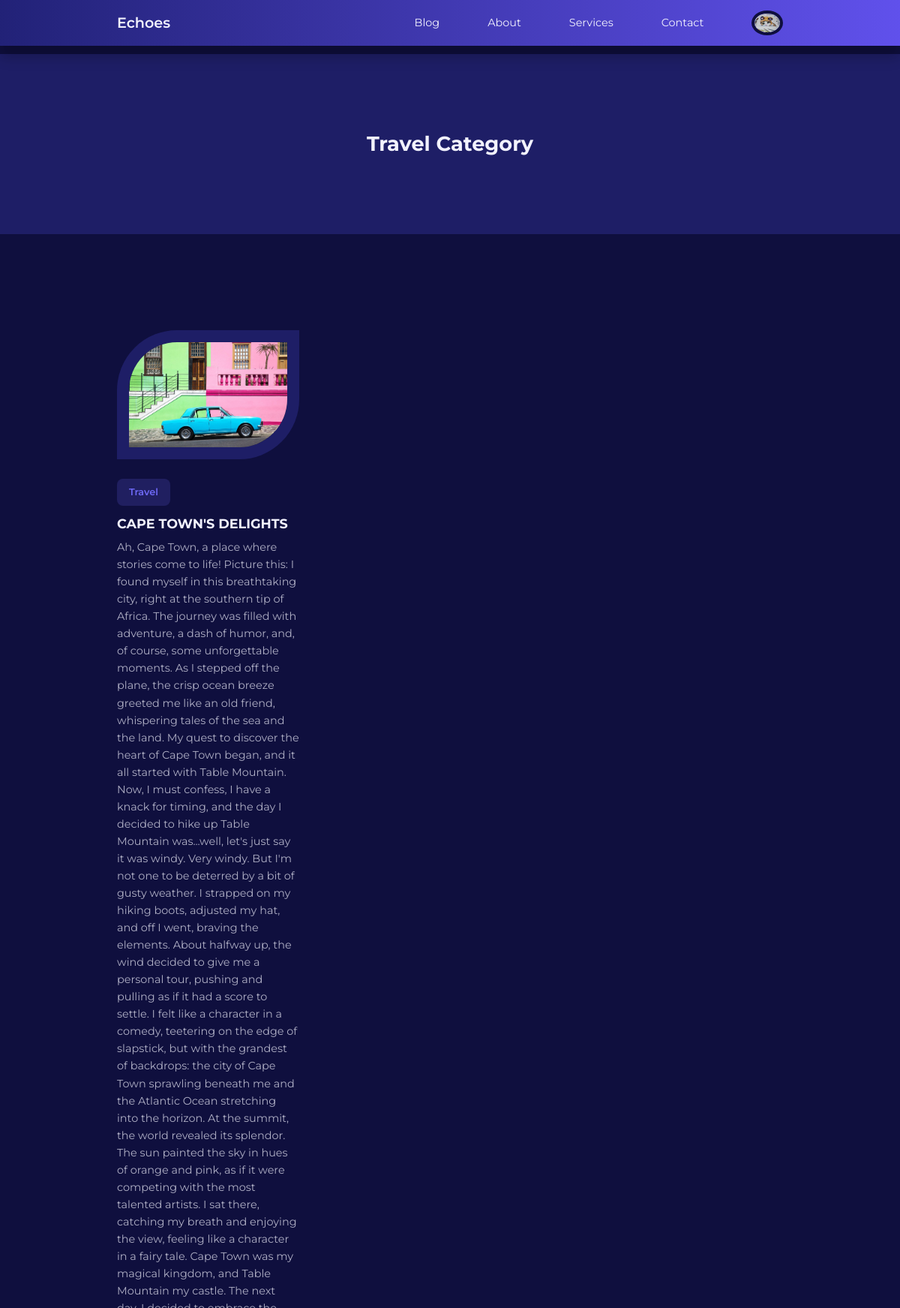
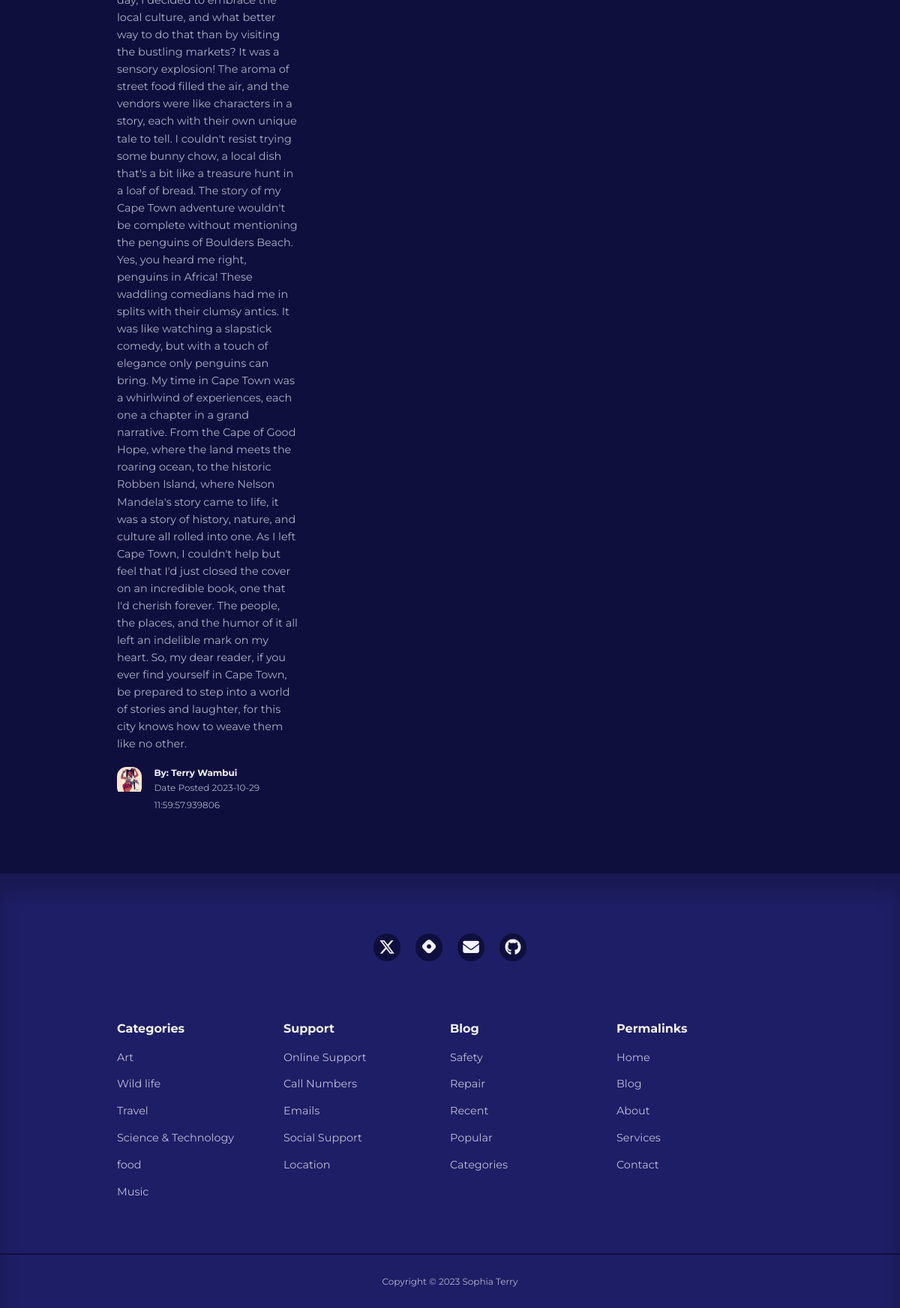
The page /category/Travel (signed in) on the database its author committed (2 pictures, top to bottom).
### app/models.py (models this page shows, shortened)
class User(UserMixin, db.Model):
    id = db.Column(db.Integer, primary_key=True)
    username = db.Column(db.String(100), index=True, unique=True)
    email = db.Column(db.String(120), index=True, unique=True)
    password_hash = db.Column(db.String(128))
    role = db.Column(db.String(3))
    picture = db.Column(db.String(120), nullable=True)
    posts = db.relationship('Post', backref='author', lazy='dynamic')
    about_me = db.Column(db.String(140))
    last_seen = db.Column(db.DateTime, default=datetime.utcnow)
    followed = db.relationship(
        'User', secondary=followers,
        primaryjoin=(followers.c.follower_id == id),
        secondaryjoin=(followers.c.followed_id == id),
        backref=db.backref('followers', lazy='dynamic'), lazy='dynamic'
    )

class Category(db.Model):
    id = db.Column(db.Integer, primary_key=True)
    name = db.Column(db.String(20), unique=True, nullable=False)

class Post(db.Model):
    id = db.Column(db.Integer, primary_key=True)
    title = db.Column(db.String(120))
    content = db.Column(db.Text)
    image = db.Column(db.String(120), nullable=True)
    timestamp = db.Column(db.DateTime, index=True, default=datetime.utcnow)
    user_id = db.Column(db.Integer, db.ForeignKey('user.id', name='fk_user_id'))
    category_id = db.Column(db.Integer, db.ForeignKey('category.id', name='fk_category_id'))
    category = db.relationship('Category', backref=db.backref('posts', lazy=True))

### app/routes.py (the view)
@app.route('/category/<category_name>')
def category(category_name):
    category_posts = Post.query.filter(Post.category.has(name=category_name)).all()
    authors = [post.author for post in category_posts]
    return render_template('category.html', category_name=category_name, category_posts=category_posts, authors=authors)

### app/models.py (called while the page is built)
@login.user_loader
def load_user(id):
    return User.query.get(int(id))

### app/routes.py (called while the page is built)
@app.before_request
def before_request():
    if current_user.is_authenticated:
        current_user.last_seen = datetime.utcnow()
        db.session.commit()

### app/templates/category.html
{% extends "base.html" %}
{% block content %}
 <header class="category__title">
        <h2>{{ category_name }} Category</h2>
</header>
  <section class="posts">
    <div class="container posts__container">
        {% for post in category_posts %}
            <article class="post">
            <div class="post__thumbnail">
                {% if post.image %}
                <img src="{{ url_for('static', filename='images/' + post.image) }}" alt="Post Image">
                {% else %}
                <img src="{{ url_for('static', filename='/images/blog18.jpg') }}" alt="Default Image">
                {% endif %}
            </div>
            <div class="post__info">
             <a href="{{ url_for('category', category_name=post.category.name) }}" class="category__button">{{ post.category.name}}</a>
                    <h3 class="post__title">{{ post.title }}</h3>
                    <p class="post__body">{{ post.content }}</p>
                    <div class="post__author">
                        <div class="post__author-avator">
                            {% set author = authors[loop.index0] %}
                            {% if current_user.is_authenticated %}
                            <img src="{{ url_for('static', filename='images/' + author.picture) }}" alt="avatar">
                            {% else %}
                            <img src="{{ url_for('static', filename='/images/default_profile_pc.png') }}" alt="Default Image">
                            {% endif %}
                        </div>
                        <div class="post__author-info">
                            <a href="{{ url_for('profile', username=post.author.username) }}">
                            <h5>By: {{post.author.username }}</h5></a>
                            <small>Date Posted {{ post.timestamp }}</small>
                        </div>
                    </div>
                </div>
        </article>
        {% endfor %}
    </div>
</section>
{% endblock %}

### app/templates/base.html (shortened to what this page needs)
<!DOCTYPE html>
<html lang="en">
<head>
    <link rel="stylesheet" href="{{ url_for('static', filename='styles/styles.css')}}">
    <link rel="stylesheet" href="https://unicons.iconscout.com/release/v4.0.8/css/line.css">
</head>
<body>
    {% block navbar %}
    <nav>
        <div class="container nav__container">
            <a href="/index" class="nav__logo">Echoes</a>
            <ul class="nav__items">
                <li><a href="{{ url_for('blog') }}">Blog</a></li>
                <li><a href="{{ url_for('about') }}">About</a></li>
                <li><a href="{{ url_for('services') }}">Services</a></li>
                <li><a href="#contact">Contact</a></li>
                {% if current_user.is_anonymous %}
                <li><a href="{{ url_for('signin') }}">Sign In</a></li>
                {% else %}
                <li class="nav__profile">
                    <div class="avatar">
                        <img src="{{ url_for('static', filename='images/' ~ current_user.picture) }}" alt="">
                    </div>
                        {% endif %}
                </li>
            </ul>
        </div>
    </nav>
    {% endblock %}
     {% block content %}
    {% endblock %}
    {% block footer %}
    <footer>
        <div id="contact" class="footer__socials">
            <a href="https://twitter.com/Mssophia_" target="_blank">
                </a>
            <a href="https://sophiaintech.hashnode.dev/" target="_blank">
                </a>
            <a href="mailto:sophiaterryyu@gmail.com">
                </a>
            <a href="https://github.com/terryyufei" target="_blank">
                </a>
        </div>
        <div class="container footer__container">
            <article>
                <h4>Categories</h4>
                <ul>
                    <li><a href="">Art</a></li>
                    <li><a href="">Wild life</a></li>
                    <li><a href="">Travel</a></li>
                    <li><a href="">Science & Technology</a></li>
                    <li><a href="">food</a></li>
                    <li><a href="">Music</a></li>
                </ul>
            </article>
            <article>
                <h4>Support</h4>
                <ul>
                    <li><a href="">Online Support</a></li>
                    <li><a href="">Call Numbers</a></li>
                    <li><a href="">Emails</a></li>
                    <li><a href="">Social Support</a></li>
                    <li><a href="">Location</a></li>
                </ul>
            </article>
            <article>
                <h4>Blog</h4>
                <ul>
                    <li><a href="">Safety</a></li>
                    <li><a href="">Repair</a></li>
                    <li><a href="">Recent</a></li>
                    <li><a href="">Popular</a></li>
                    <li><a href="">Categories</a></li>
                </ul>
            </article>
            <article>
                <h4>Permalinks</h4>
                <ul>
                    <li><a href="">Home</a></li>
                    <li><a href="">Blog</a></li>
                    <li><a href="">About</a></li>
                    <li><a href="">Services</a></li>
                    <li><a href="">Contact</a></li>
                </ul>
            </article>
        </div>
        <div class="footer__copyright">
            <small>Copyright &copy; 2023 Sophia Terry</small>
        </div>
    </footer>
    {% endblock %}
</body>
</html>

### app/static/styles/styles.css (style rules this page uses)
:root { --color-primary: #6f6af8; --color-primary-light: hsl(242, 91%, 69%, 18%); --color-primary-variant: #5854c7; --color-red: #da0f3f; --color-red-light: hsl(346, 87%, 46%, 15%); --color-green: #00c476; --color-green-light: hsl(156, 100%, 38%, 15%); --color-gray-900: #1e1e66; --color-gray-700: #2d2b7c; --color-gray-300: rgba(242, 242, 254, 0.3); --color-gray-200: rgba(242, 242, 254, 0.7); --color-white: #f2f2fe; --color-bg: #0f0f3e; --transition: all 300ms ease; --container-width-lg: 74%; --container-width-md: 88%; --form-width: 40%; --card-border-radius-1: 0.3rem; --card-border-radius-2: 0.5rem; --card-border-radius-3: 0.8rem; --card-border-radius-4: 2rem; --card-border-radius-5: 5rem; }
* { box-sizing: border-box; margin: 0; padding: 0; outline: 0; border: 0; appearance: 0; list-style: none; text-decoration: none; }
body { font-family: 'Montserrat', sans-serif; line-height: 1.6; color: var(--color-gray-200); overflow-x: hidden; background: var(--color-bg); font-size: 0.9rem; }
.container { width: var(--container-width-lg); max-width: 1800px; margin-inline: auto; }
section { margin-top: 3rem; width: 100vw; }
h1, h2, h3, h4, h5 { color: var(--color-white); line-height: 1.3; }
h2 { font-size: 1.7rem; margin: 1rem 0; }
h3 { font-size: 1.1rem; margin: 0.8rem 0 0.5rem; }
h4 { font-size: 1rem; }
a { color: var(--color-white); transition: var(--transition); }
img { display: block; width: 100%; object-fit: cover; }
nav { background: linear-gradient(to right, hsl(240, 56%, 30%), hsl(246, 80%, 62%)); width: 100vw; height: 3.8rem; position: fixed; top: 0; z-index: 10; box-shadow: 0 1rem 1rem rgba(0, 0, 0, 0.2); }
.nav__container { height: 100%; display: flex; align-items: center; justify-content: space-between; }
.avatar { width: 2.6rem; height: 2.1rem; border-radius: 50%; overflow: hidden; border: 0.3rem solid var(--color-bg); }
.nav__logo { font-weight: 600; font-size: 1.2rem; }
.nav__items { display: flex; align-items: center; gap: 4rem; }
.nav__profile { position: relative; cursor: pointer; }
.category__button { background: var(--color-primary-light); color: var(--color-primary); display: inline-block; padding: 0.5rem 1rem; border-radius: var(--card-border-radius-2); font-weight: 600; font-size: 0.8rem; text-align: center; }
.post__thumbnail { border-radius: var(--card-border-radius-5) 0; border: 1rem solid var(--color-gray-900); overflow: hidden; margin-bottom: 1.6rem; }
.post__author { display: flex; gap: 1rem; margin-top: 1.2rem; }
.post__author-avator { width: 2.5rem; height: 2.5rem; border-radius: var(--card-border-radius-3); overflow: hidden; }
.posts__container { display: grid; grid-template-columns: repeat(3, 1fr); gap: 5rem; margin-bottom: 5rem; margin-top: 8rem; }
footer { background: var(--color-gray-900); padding: 5rem 0 0; box-shadow: inset 0 1.5rem 1.5rem rgba(0, 0, 0, 0.2); }
.footer__socials { margin-inline: auto; width: fit-content; margin-bottom: 5rem; display: flex; justify-content: space-between; align-items: center; gap: 1.2rem; }
.footer__socials a { background: var(--color-bg); border-radius: 50%; width: 2.3rem; height: 2.3rem; display: flex; align-items: center; justify-content: center; }
.footer__container { display: grid; grid-template-columns: repeat(4, 1fr); }
footer h4 { color: var(--color-white); margin-bottom: 0.6rem; }
footer ul a { opacity: 0.75; }
footer ul li { padding: 0.4rem 0; }
.footer__copyright { text-align: center; padding: 1.5rem 0; border-top: 2px solid var(--color-bg); margin-top: 4rem; }
.category__title { height: 15rem; margin-top: 4.5rem; background: var(--color-gray-900); display: grid; place-items: center; }

### rows shown on the page
User: picture (picture)
Category: name "Travel"
Post: image (picture), category.name "Travel", title "CAPE TOWN'S DELIGHTS", content "Ah, Cape Town, a place where stories come to life! Picture this: I found myself in this breathtaking city, right at the southern tip of Africa. The journey was filled with adventure, a dash of humor, and, of course, some unforgettable moments. As I stepped off the plane, the crisp ocean breeze greeted me like an old friend, whispering tales of the sea and the land. My quest to discover the heart of Cape Town began, and it all started with Table Mountain. Now, I must confess, I have a knack for timing, and the day I decided to hike up Table Mountain was...well, let's just say it was windy. Very windy. But I'm not one to be deterred by a bit of gusty weather. I strapped on my hiking boots,…", picture (picture), author.username "Terry Wambui", timestamp "2023-10-29 11:59:57.939806"
